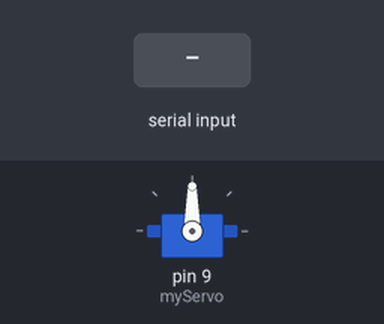
The sketch below on a simulated Arduino Uno, built with avr-gcc and run on an emulated ATmega328P. On the bench: servo. The test bench sets the inputs (shaded band).

Above: at 1.2 s.
1.3 s: "90,45\n" received over Serial
At 1.7 s:
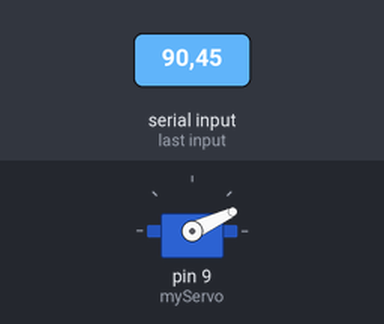
2.8 s: "30,150\n" received over Serial
At 4.1 s:
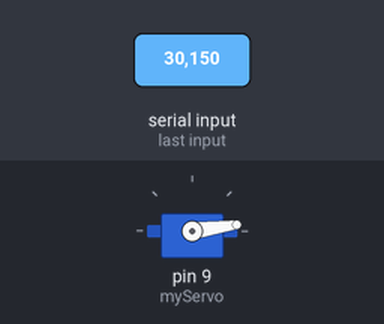
Timing chart, 0 to 5.8 s (numbered marks = the images above; inputs shaded):
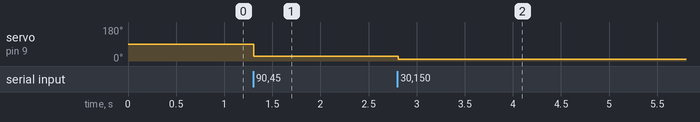

Measured:
- after the input at 1.3 s, servo on pin 9 (myServo): 90° → 25° at once
- after the input at 2.8 s, servo on pin 9 (myServo): 25° → 8° at once

The sketch:

servo_control_test.ino
```cpp
#include <Servo.h>

Servo myServo;

void setup() {
  Serial.begin(9600);
  myServo.attach(9);
}

void loop() {
  if (Serial.available()) {
    String input = Serial.readStringUntil('\n');
    input.trim();  // Remove newline or whitespace

    int commaIndex = input.indexOf(',');
    if (commaIndex != -1) {
      int x = input.substring(0, commaIndex).toInt();
      int ln = input.substring(commaIndex + 1).toInt();

      x = constrain(x, 0, 640);               // Keep x in screen bounds
      int angle = map(x, 0, 640, 0, 180);     // Map x to servo angle

      if (ln > 30) {
        myServo.write(angle);
      }
    }
  }
}
```
